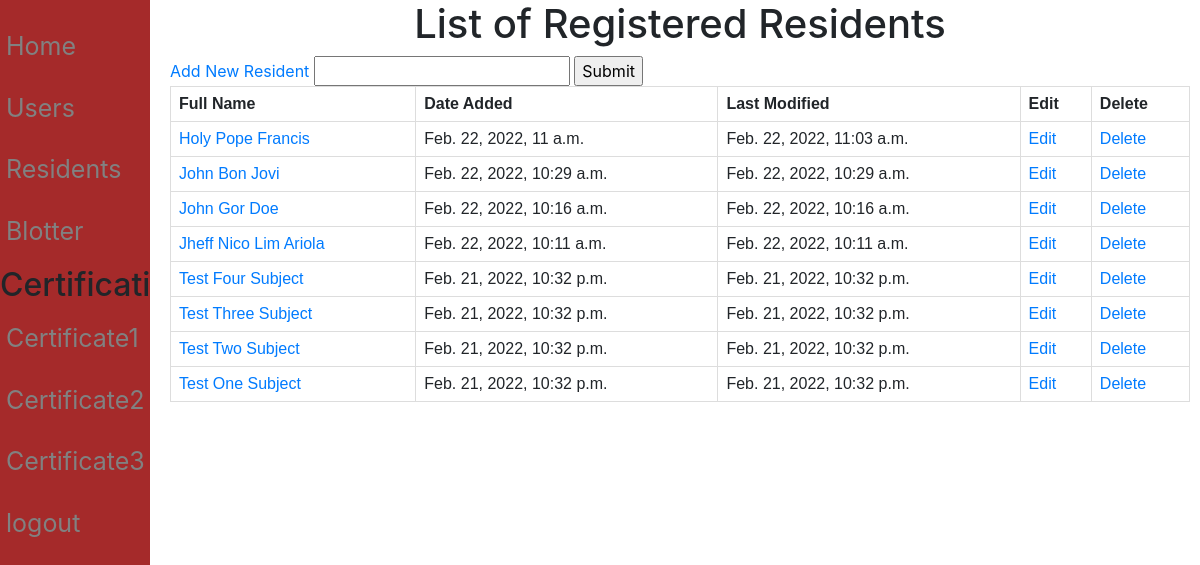
The page /residents/ on the database as committed earlier.
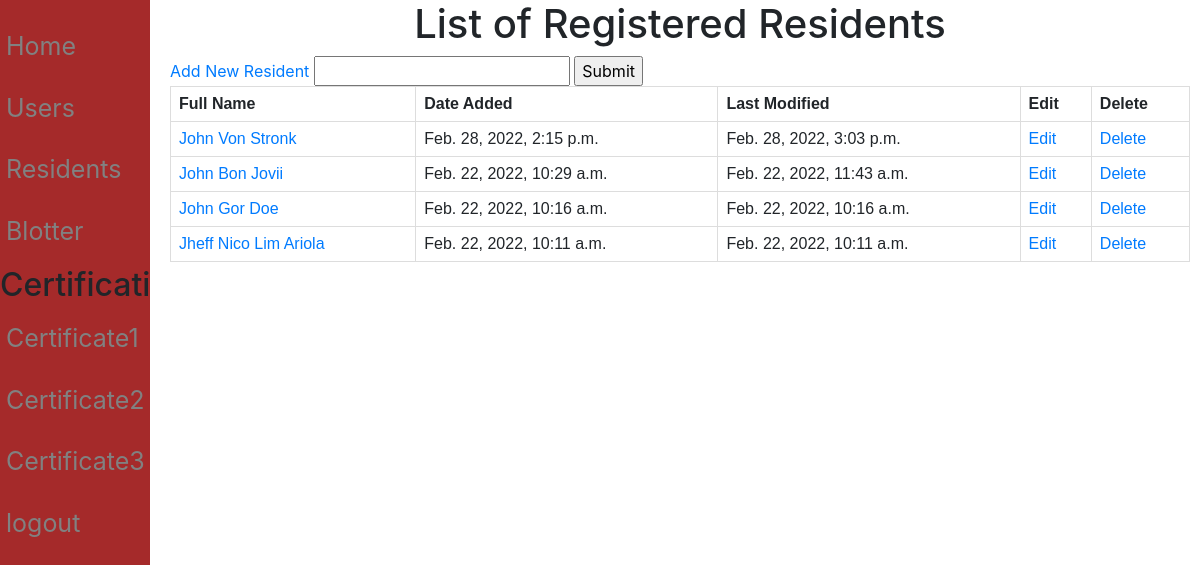
The same page on the database as committed later.
### Resident/models.py (models this page shows)
class Resident (models.Model):
    pic = models.ImageField(null=True, blank = True, verbose_name="Profile Picture")
    First_name = models.CharField(max_length=50)
    Last_name = models.CharField(max_length=50)
    Middle_name = models.CharField(max_length=50)
    Age = models.IntegerField()
    Birthdate = models.DateField(auto_now_add=False, auto_now=False)
    Gender_choices = (
        ('Male','Male'),
        ('Female','Female')
        )
    Gender = models.CharField(max_length=100, choices=Gender_choices, default = "Not Specified")
    Contact = models.CharField(max_length=11)
    Citizenship = models.CharField(max_length=100)
    Religion = models.CharField(max_length=100)
    Occupation = models.CharField(max_length=100)
    Vac_choices = (
        ('Vaccinated','Vaccinated'),
        ('Non-Vaccinated','Non-Vaccinated')
    )
    Vaccination = models.CharField(max_length=100, choices = Vac_choices, verbose_name="Vaccination Status", default="")
    Address = models.TextField(max_length=250, verbose_name="Street Address")
    created_date = models.DateTimeField(auto_now_add=True)
    modified_date = models.DateTimeField(auto_now=True)

### Resident/views.py (the view)
# urls.py: path('residents/',Display_resident, name = "residents"),
def Display_resident (request):
    Resident_obj = Resident.objects.all()
    Resident_obj2 = Resident.objects.get(id = 6)
    context = {
        'Resident_obj' : Resident_obj,
        'Res2' : Resident_obj2,
    }
    return render (request,"Residents.html",context = context)

### templates/Residents.html (shortened to what this page needs)
{%  extends 'base.html' %}
{% load static %}
{% block content %}
<h1 style="text-align: center;">List of Registered Residents</h1>
<a href="/resident_form">Add New Resident</a>
<input type="text">
<input type = "submit" name="search">
<table>
    <tr>
        <th>Full Name</th>
        <th>Date Added</th>
        <th>Last Modified</th>
        <th>Edit</th>
        <th>Delete</th>
    </tr>
    {% for res in Resident_obj reversed %}
    <tr>
        <td><a href="">{{ res.First_name }} {{ res.Middle_name}}  {{res.Last_name}}</a></td>
        <td>{{res.created_date}}</td>
        <td>{{res.modified_date}}</td>
        <td><a href="{% url 'update_resident' res.id %}">Edit</a></td>
        <td><a href="{% url 'delete_resident' res.id %}">Delete</a></td>
    </tr>
     {% endfor %}
</table>
{% endblock content %}

Rows that differ between the two databases and show on the page:
removed Resident: First_name "Holy", Middle_name "Pope", Last_name "Francis", created_date "Feb. 22, 2022, 11 a.m.", modified_date "Feb. 22, 2022, 11:03 a.m."
removed Resident: First_name "Test", Middle_name "Four", Last_name "Subject", created_date "Feb. 21, 2022, 10:32 p.m.", modified_date "Feb. 21, 2022, 10:32 p.m."
removed Resident: First_name "Test", Middle_name "Three", Last_name "Subject", created_date "Feb. 21, 2022, 10:32 p.m.", modified_date "Feb. 21, 2022, 10:32 p.m."
removed Resident: First_name "Test", Middle_name "Two", Last_name "Subject", created_date "Feb. 21, 2022, 10:32 p.m.", modified_date "Feb. 21, 2022, 10:32 p.m."
removed Resident: First_name "Test", Middle_name "One", Last_name "Subject", created_date "Feb. 21, 2022, 10:32 p.m.", modified_date "Feb. 21, 2022, 10:32 p.m."
added Resident: First_name "John", Middle_name "Von", Last_name "Stronk", created_date "Feb. 28, 2022, 2:15 p.m.", modified_date "Feb. 28, 2022, 3:03 p.m."
changed Resident "Bon": Last_name "Jovi" → "Jovii"; modified_date "Feb. 22, 2022, 10:29 a.m." → "Feb. 22, 2022, 11:43 a.m."
